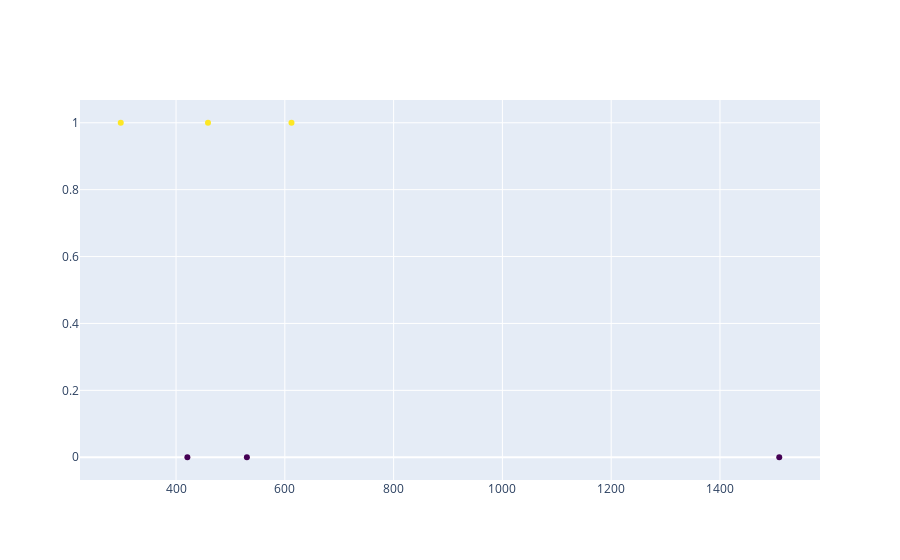

Write notebook code for a chart like this one.
### Code cell
import plotly.io as pio
import plotly.graph_objects as go

        
sample_scatter = go.Scatter(x=areas, y=actuals,
                            marker=dict(color=actuals, colorscale='Viridis'), 
                            mode='markers', name="cell data")
go.Figure(data=sample_scatter)

### Figure 1 — Plotly figure (JSON) as saved in the notebook; plotly's stock layout.template omitted (floating-point values rounded to 4 significant figures)
{"data": [{"marker": {"color": [1, 0, 1, 0, 1, 0], "colorscale": [[0, "#440154"], [0.1111, "#482878"], [0.2222, "#3e4989"], [0.3333, "#31688e"], [0.4444, "#26828e"], [0.5556, "#1f9e89"], [0.6667, "#35b779"], [0.7778, "#6ece58"], [0.8889, "#b5de2b"], [1, "#fde725"]]}, "mode": "markers", "name": "cell data", "type": "scatter", "x": [458.7, 1509, 298.3, 530.2, 612.2, 420.8], "y": [1, 0, 1, 0, 1, 0]}], "layout": {"autosize": true, "xaxis": {"autorange": true, "range": [219.8, 1587.0], "type": "linear"}, "yaxis": {"autorange": true, "range": [-0.07325, 1.073], "type": "linear"}}}
